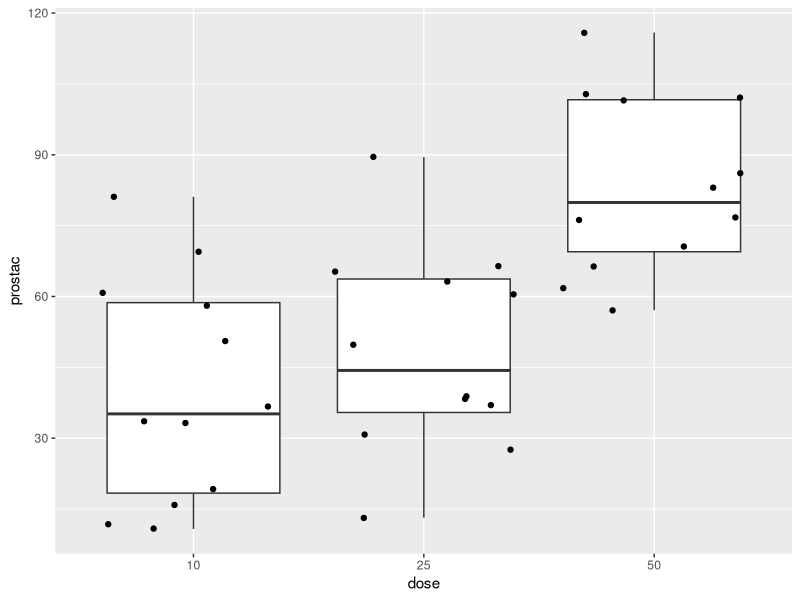
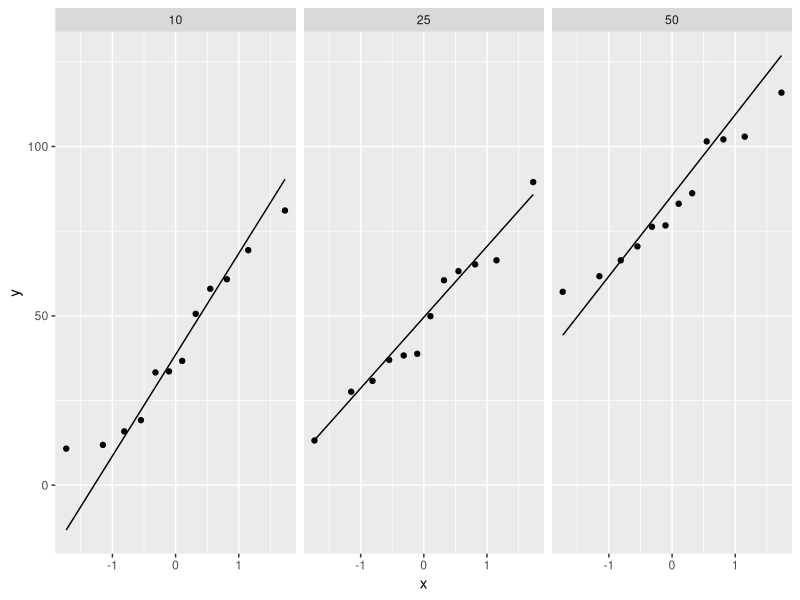

The R script that drew these images, in order:
## ---- chunk 1
library("tidyverse")
## ---- chunk 2
prostacyclin <- data.frame(
	prostac=c(19.2, 10.8, 33.6, 11.9, 15.9, 33.3, 81.1, 36.7, 58.0, 60.8, 50.6, 69.4, 30.8, 27.6, 13.2, 38.8, 37.0, 38.3, 65.2, 66.4, 63.2, 49.9, 89.5, 60.5, 102.9, 57.1, 76.7, 70.5, 66.4, 76.3, 83.1, 61.7, 101.5, 86.2, 115.9, 102.1),
	dose=factor(c(rep(10,12),rep(25,12),rep(50,12))))
## ---- chunk 3
prostacyclin |>
  ggplot(aes(x=dose, y=prostac)) +
  geom_boxplot(outlier.shape = NA) +
  geom_point(position = "jitter")

prostacyclin |>
  ggplot(aes(sample=prostac)) +
  geom_qq() +
  geom_qq_line() +
  facet_grid(cols = vars(dose))
## ---- chunk 4
library(car)
library(multcomp)
lm1 <- lm(prostac~dose,data=prostacyclin)
Anova(lm1,type=3)
## ---- chunk 5
tukey <- glht(lm1,linfct=mcp(dose="Tukey"))
summary(tukey)
confint(tukey)
